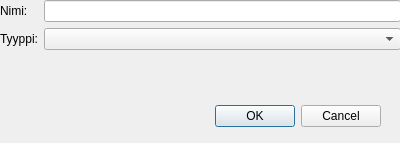
<?xml version="1.0" encoding="UTF-8"?>
<ui version="4.0">
 <class>UusiTapahtumaDialog</class>
 <widget class="QDialog" name="UusiTapahtumaDialog">
  <property name="geometry">
   <rect>
    <x>0</x>
    <y>0</y>
    <width>400</width>
    <height>143</height>
   </rect>
  </property>
  <property name="windowTitle">
   <string>Tulospalvelu - uusi tapahtuma</string>
  </property>
  <widget class="QDialogButtonBox" name="buttonBox">
   <property name="geometry">
    <rect>
     <x>40</x>
     <y>100</y>
     <width>341</width>
     <height>32</height>
    </rect>
   </property>
   <property name="orientation">
    <enum>Qt::Horizontal</enum>
   </property>
   <property name="standardButtons">
    <set>QDialogButtonBox::Cancel|QDialogButtonBox::Ok</set>
   </property>
  </widget>
  <widget class="QWidget" name="formLayoutWidget">
   <property name="geometry">
    <rect>
     <x>0</x>
     <y>0</y>
     <width>401</width>
     <height>91</height>
    </rect>
   </property>
   <layout class="QFormLayout" name="formLayout">
    <item row="1" column="0">
     <widget class="QLabel" name="label">
      <property name="text">
       <string>Nimi:</string>
      </property>
     </widget>
    </item>
    <item row="1" column="1">
     <widget class="QLineEdit" name="nimiEdit"/>
    </item>
    <item row="2" column="0">
     <widget class="QLabel" name="label_2">
      <property name="text">
       <string>Tyyppi:</string>
      </property>
     </widget>
    </item>
    <item row="2" column="1">
     <widget class="QComboBox" name="tyyppiCombo"/>
    </item>
   </layout>
  </widget>
 </widget>
 <resources/>
 <connections>
  <connection>
   <sender>buttonBox</sender>
   <signal>accepted()</signal>
   <receiver>UusiTapahtumaDialog</receiver>
   <slot>accept()</slot>
   <hints>
    <hint type="sourcelabel">
     <x>248</x>
     <y>254</y>
    </hint>
    <hint type="destinationlabel">
     <x>157</x>
     <y>274</y>
    </hint>
   </hints>
  </connection>
  <connection>
   <sender>buttonBox</sender>
   <signal>rejected()</signal>
   <receiver>UusiTapahtumaDialog</receiver>
   <slot>reject()</slot>
   <hints>
    <hint type="sourcelabel">
     <x>316</x>
     <y>260</y>
    </hint>
    <hint type="destinationlabel">
     <x>286</x>
     <y>274</y>
    </hint>
   </hints>
  </connection>
 </connections>
</ui>
